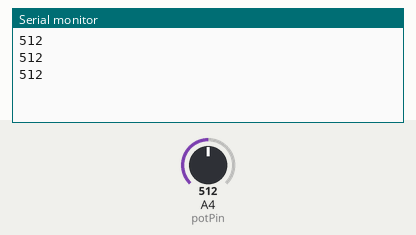
Recording of a sketch running on a simulated Arduino Uno, built with avr-gcc and run on an emulated ATmega328P. Shown: the last lines printed to the serial monitor. The inputs (shaded band) are chosen by the test bench; at power-on: A4 (potPin) = 512.

Above: at 1.3 s.
1.4 s: A4 (potPin) set to 716
At 1.9 s:
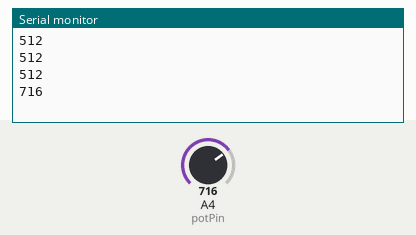
2.9 s: A4 (potPin) set to 900
At 3.4 s:
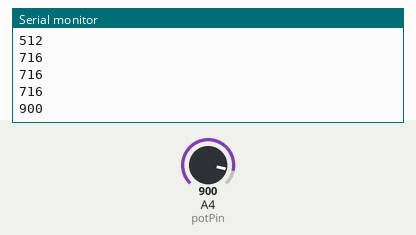
Timing chart, 0 to 5.9 s (numbered marks = the images above; inputs shaded):
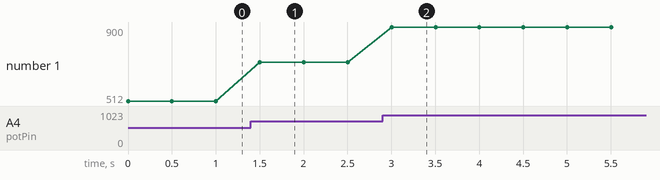

Measured:
- after the input at 1.4 s, the serial monitor: prints a new line after 0.10 s (image 1)
- after the input at 2.9 s, the serial monitor: prints a new line after 0.10 s (image 2)
- plotted number 1: 512 → 716 after the input at 1.4 s, 716 → 900 after the input at 2.9 s

The sketch:

dp_3.1_ece381.ino
```cpp
int potPin = 4;

void setup() {
  pinMode(potPin, INPUT);
  Serial.begin(9600);
}

void loop() {
  int vol_num = analogRead(potPin);
  Serial.print(vol_num);
  Serial.print("\n");
  delay(500);
}
```
